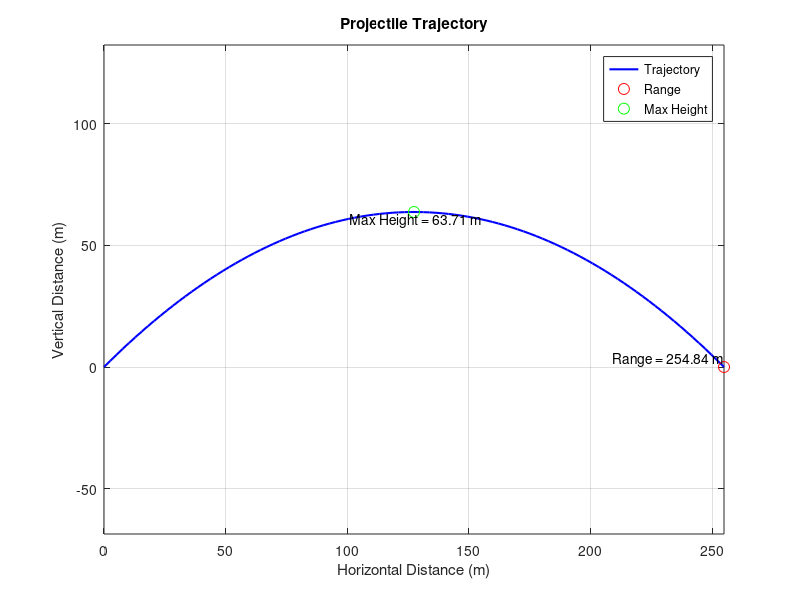

Here is the MATLAB script that generated this plot:

initial_velocity = 50; 
launch_angle = 45; 
g = 9.81; 

launch_angle_rad = deg2rad(launch_angle);

vx = initial_velocity * cos(launch_angle_rad);
vy = initial_velocity * sin(launch_angle_rad); 

time_of_flight = 2 * vy / g;

t = linspace(0, time_of_flight, 100);

x = vx * t; 
y = vy * t - 0.5 * g * t.^2; 

max_height = (vy^2) / (2 * g);

range = vx * time_of_flight;

figure;
plot(x, y, 'b-', 'LineWidth', 1.5);
hold on;

plot(range, 0, 'ro', 'MarkerSize', 8, 'DisplayName', 'Range');
plot(range / 2, max_height, 'go', 'MarkerSize', 8, 'DisplayName', 'Max Height');

text(range, 0, sprintf(' Range = %.2f m', range), 'VerticalAlignment', 'bottom', 'HorizontalAlignment', 'right');
text(range / 2, max_height, sprintf(' Max Height = %.2f m', max_height), 'VerticalAlignment', 'top', 'HorizontalAlignment', 'center');

xlabel('Horizontal Distance (m)');
ylabel('Vertical Distance (m)');
title('Projectile Trajectory');
legend('Trajectory', 'Range', 'Max Height');
grid on;
axis equal;
hold off;